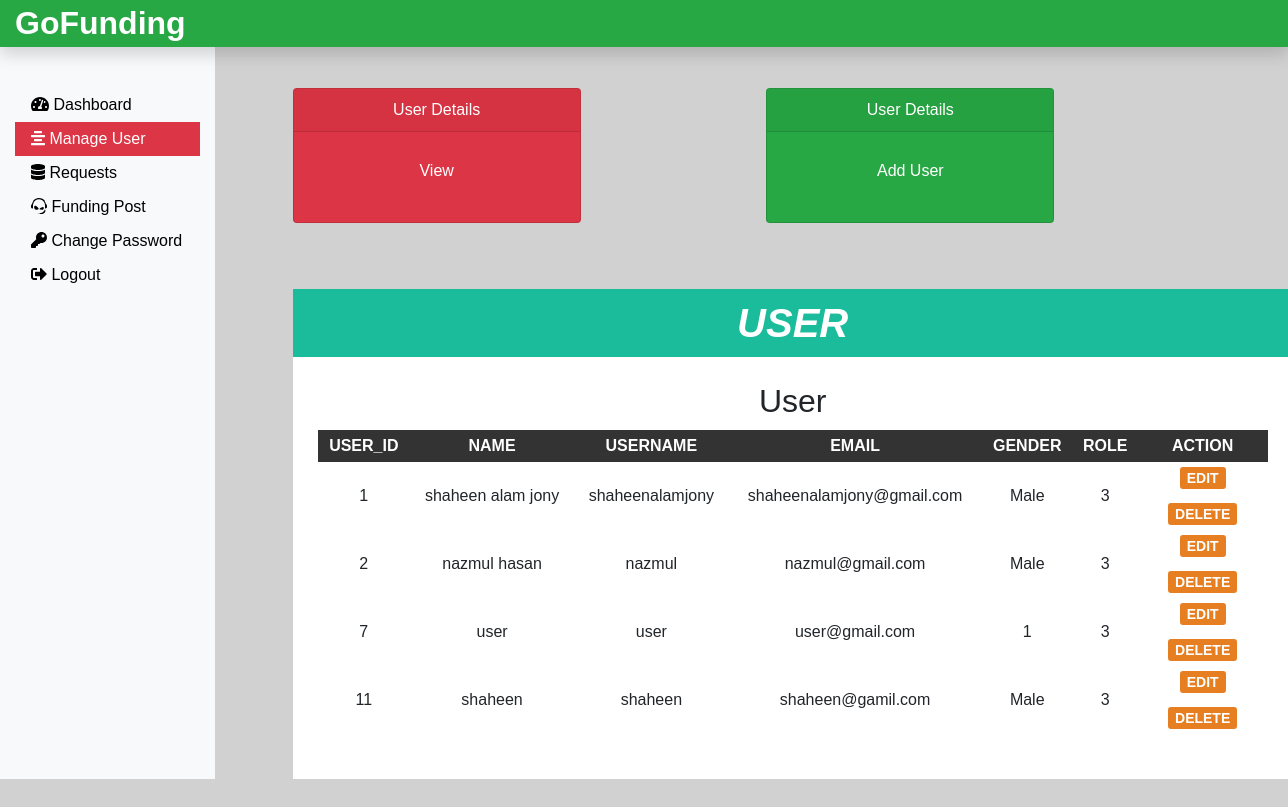
Screenshot of /employee/manageUser.php with the database file from the repository.
### tables this page shows
CREATE TABLE `user` (
  `uid` int(11) NOT NULL,
  `uName` varchar(30) NOT NULL,
  `uUsername` varchar(30) NOT NULL,
  `uEmail` varchar(30) NOT NULL,
  `uGender` varchar(10) NOT NULL,
  `uPassword` varchar(200) NOT NULL,
  `role` int(11) NOT NULL DEFAULT 3
);

### employee/manage/manage.php (the view, shortened to what this page needs)
<?php
include 'header.php';
?>
<div id="main-content">
    <h2>User</h2>
    <table cellpadding="7px">
        <?php
    include '../dbconnection.php';
    $sql = "select * from user";
    $result = mysqli_query($conn,$sql) or die("Query Failed");
    if(mysqli_num_rows($result)>0){
    ?>
        <thead>
            <th>User_Id</th>
            <th>Name</th>
            <th>Username</th>
            <th>Email</th>
            <th>Gender</th>
            <th>Role</th>
            <th>Action</th>
        </thead>
        <?php
        while($row = mysqli_fetch_assoc($result)){
        ?>
        <tbody>
            <tr>
                <td><?php echo $row['uid']; ?></td>
                <td><?php echo $row['uName']; ?></td>
                <td><?php echo $row['uUsername']; ?></td>
                <td><?php echo $row['uEmail']; ?></td>
                <td><?php echo $row['uGender']; ?></td>
                <td><?php echo $row['role']; ?></td>
                <td>
                    <a href='manage/edit.php?id=<?php echo $row['uid']; ?>'>Edit</a>
                    <br><br>
                    <a href='manage/delete-inline.php?id=<?php echo $row['uid']; ?>'>Delete</a>
                </td>
            </tr>
            <?php
                }
            ?>
        </tbody>
    </table>
    <?php }
    ?>
</div>
</div>
</body>
</html>

### css/custom.css (style rules this page uses)
a { color: black; }

### css/manage.css (style rules this page uses)
body { font:16px arial; margin: 0; padding: 0; background: #d1d1d1; }
#main-content { padding: 25px; min-height: 400px; }
#main-content h2 { margin: 0 0 10px; text-transform: capitalize; }
#main-content table { width: 100%; background-color: #555; margin: 0 0 20px; }
#main-content table th { color: #fff; background-color: #333; text-transform: uppercase; }
#main-content table th:last-child { width: 130px; }
#main-content table td { background-color: #fff; }
#main-content table td a { font-size: 14px; font-weight: 600; text-transform: uppercase; padding: 3px 7px; color: #fff; background-color: #e67e22; text-decoration: none; border-radius: 3px; }

### rows the page displays
user: uid "1", uName "shaheen alam jony", uUsername "shaheenalamjony", uEmail "shaheenalamjony@gmail.com", uGender "Male", role "3"
user: uid "2", uName "nazmul hasan", uUsername "nazmul", uEmail "nazmul@gmail.com", uGender "Male", role "3"
user: uid "7", uName "user", uUsername "user", uEmail "user@gmail.com", uGender "1", role "3"
user: uid "11", uName "shaheen", uUsername "shaheen", uEmail "shaheen@gamil.com", uGender "Male", role "3"
